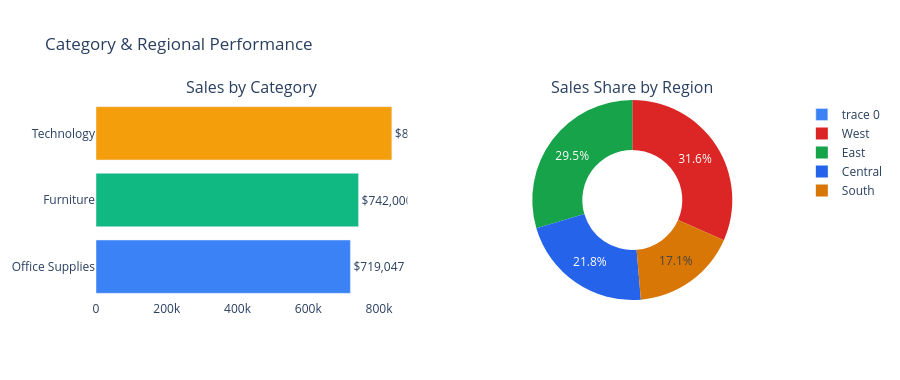

Notebook code cell kept with this figure:
### Markdown cell above
### 5.2 Sales by Category & Region  
**Question:** What sells the most — and where?

### Code cell
# ── Side-by-side: Category bar + Region donut ─────────────────────────────────
cat_data = (
    df.groupby('category')
    .agg(sales=('sales','sum'), profit=('profit','sum'))
    .reset_index()
    .sort_values('sales', ascending=True)    # ascending for horizontal bar
)

region_data = (
    df.groupby('region')['sales'].sum().reset_index()
)

fig = make_subplots(
    rows=1, cols=2,
    subplot_titles=('Sales by Category', 'Sales Share by Region'),
    specs=[[{'type':'bar'}, {'type':'pie'}]]
)

# Category horizontal bar
colors = ['#3B82F6','#10B981','#F59E0B']
fig.add_trace(
    go.Bar(
        x=cat_data['sales'], y=cat_data['category'],
        orientation='h',
        marker_color=colors,
        text=[f'${v:,.0f}' for v in cat_data['sales']],
        textposition='outside',
        hovertemplate='<b>%{y}</b><br>Sales: $%{x:,.0f}<extra></extra>'
    ),
    row=1, col=1
)

# Region donut
fig.add_trace(
    go.Pie(
        labels=region_data['region'],
        values=region_data['sales'],
        hole=0.5,
        marker_colors=['#2563EB','#16A34A','#D97706','#DC2626'],
        hovertemplate='<b>%{label}</b><br>Sales: $%{value:,.0f}<br>Share: %{percent}<extra></extra>'
    ),
    row=1, col=2
)

fig.update_layout(
    height=380,
    showlegend=True,
    plot_bgcolor='white', paper_bgcolor='white',
    title_text='Category & Regional Performance'
)
fig.show()

### Figure 1 — Plotly figure (JSON) as saved in the notebook; plotly's stock layout.template omitted (floating-point values rounded to 4 significant figures)
{"data": [{"hovertemplate": "<b>%{y}</b><br>Sales: $%{x:,.0f}<extra></extra>", "marker": {"color": ["#3B82F6", "#10B981", "#F59E0B"]}, "orientation": "h", "text": ["$719,047", "$742,000", "$836,154"], "textposition": "outside", "type": "bar", "x": [719000.0, 742000.0, 836200.0], "xaxis": "x", "y": ["Office Supplies", "Furniture", "Technology"], "yaxis": "y"}, {"domain": {"x": [0.55, 1], "y": [0, 1]}, "hole": 0.5, "hovertemplate": "<b>%{label}</b><br>Sales: $%{value:,.0f}<br>Share: %{percent}<extra></extra>", "labels": ["Central", "East", "South", "West"], "marker": {"colors": ["#2563EB", "#16A34A", "#D97706", "#DC2626"]}, "type": "pie", "values": [501200.0, 678800.0, 391700.0, 725500.0]}], "layout": {"annotations": [{"font": {"size": 16}, "showarrow": false, "text": "Sales by Category", "x": 0.225, "xanchor": "center", "xref": "paper", "y": 1, "yanchor": "bottom", "yref": "paper"}, {"font": {"size": 16}, "showarrow": false, "text": "Sales Share by Region", "x": 0.775, "xanchor": "center", "xref": "paper", "y": 1, "yanchor": "bottom", "yref": "paper"}], "height": 380, "paper_bgcolor": "white", "plot_bgcolor": "white", "showlegend": true, "title": {"text": "Category & Regional Performance"}, "xaxis": {"anchor": "y", "domain": [0, 0.45]}, "yaxis": {"anchor": "x", "domain": [0, 1]}}}
